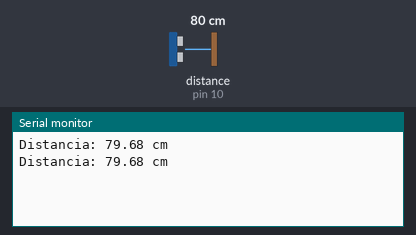
A sketch run on a simulated Arduino Uno, built with avr-gcc and run on an emulated ATmega328P. Parts: the last lines printed to the serial monitor. Wiring (inferred from the names in the program): ultrasonic range finder: trigger pin 9; echo pin 10. Inputs (shaded band) come from the test bench; at power-on: distance to the obstacle (sensor on pin 10) 80 cm. The echo pulse lasts 58.3 µs per cm.

Above: at 1.8 s.
1.9 s: distance to the obstacle (sensor on pin 10) set to 2 cm
At 2.4 s:
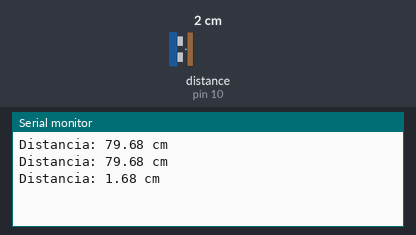
3.4 s: distance to the obstacle (sensor on pin 10) set to 4 cm
At 4.8 s:
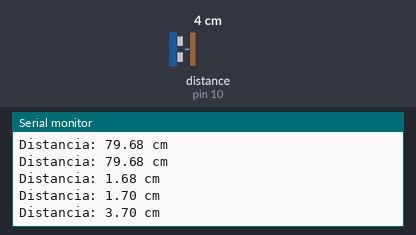
Timing chart, 0 to 6.4 s (numbered marks = the images above; inputs shaded):
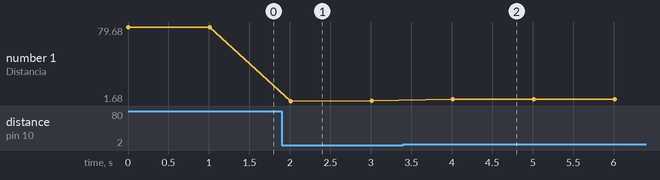

Measured:
- after the input at 1.9 s, the serial monitor: prints a new line after 0.11 s (image 1)
- after the input at 3.4 s, the serial monitor: prints a new line after 0.61 s (image 2)
- plotted number 1: 79.68 → 1.7 after the input at 1.9 s, 1.7 → 3.7 after the input at 3.4 s

The sketch:

ultrasonido_tester.ino
```cpp
#define TRIG_PIN 9
#define ECHO_PIN 10

void setup() {
    Serial.begin(9600);  // Inicia la comunicación serie
    pinMode(TRIG_PIN, OUTPUT);
    pinMode(ECHO_PIN, INPUT);
}

void loop() {
    long duration;
    float distance;

    // Enviar un pulso al sensor
    digitalWrite(TRIG_PIN, LOW);
    delayMicroseconds(2);
    digitalWrite(TRIG_PIN, HIGH);
    delayMicroseconds(10);
    digitalWrite(TRIG_PIN, LOW);

    // Medir el tiempo del eco
    duration = pulseIn(ECHO_PIN, HIGH);

    // Convertir tiempo en distancia (cm)
    distance = duration * 0.0343 / 2;

    // Imprimir distancia por pantalla
    Serial.print("Distancia: ");
    Serial.print(distance);
    Serial.println(" cm");

    delay(1000);  // Esperar medio segundo antes de la siguiente medición
}
```
